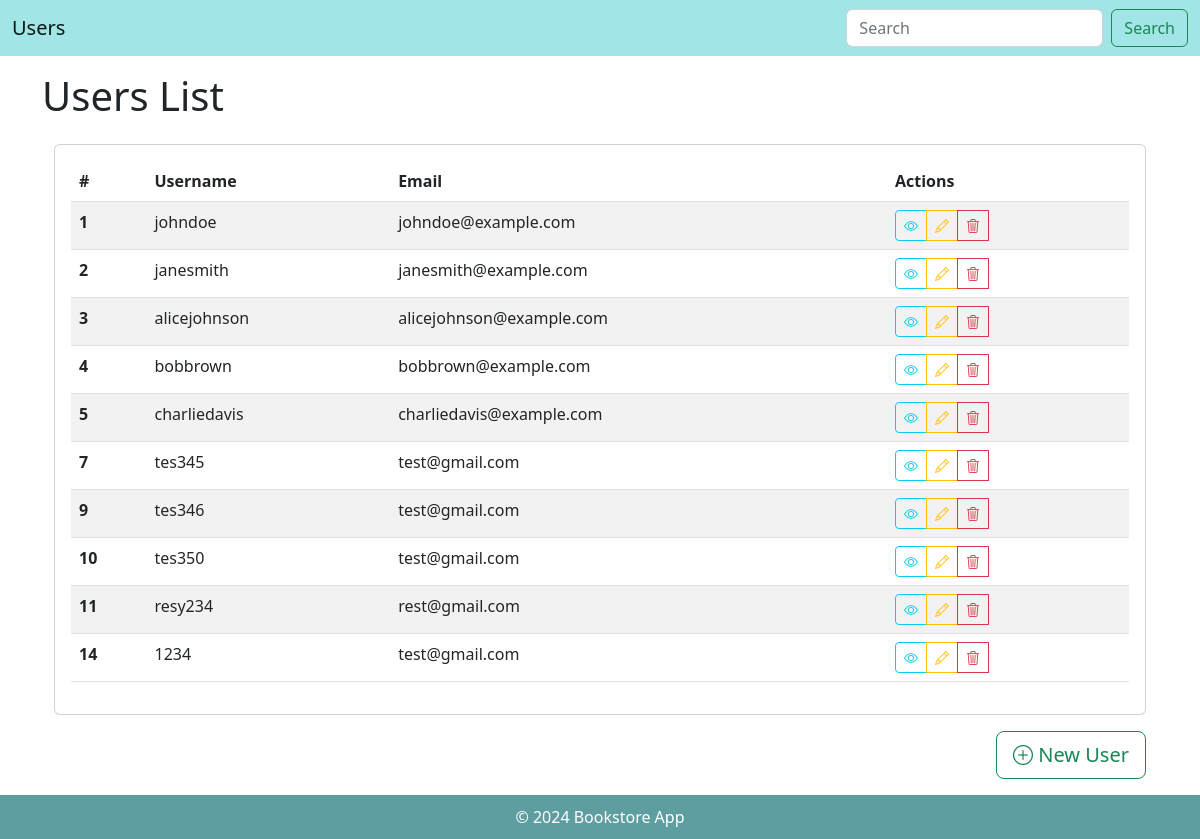
Before: /users/ with the older database file.
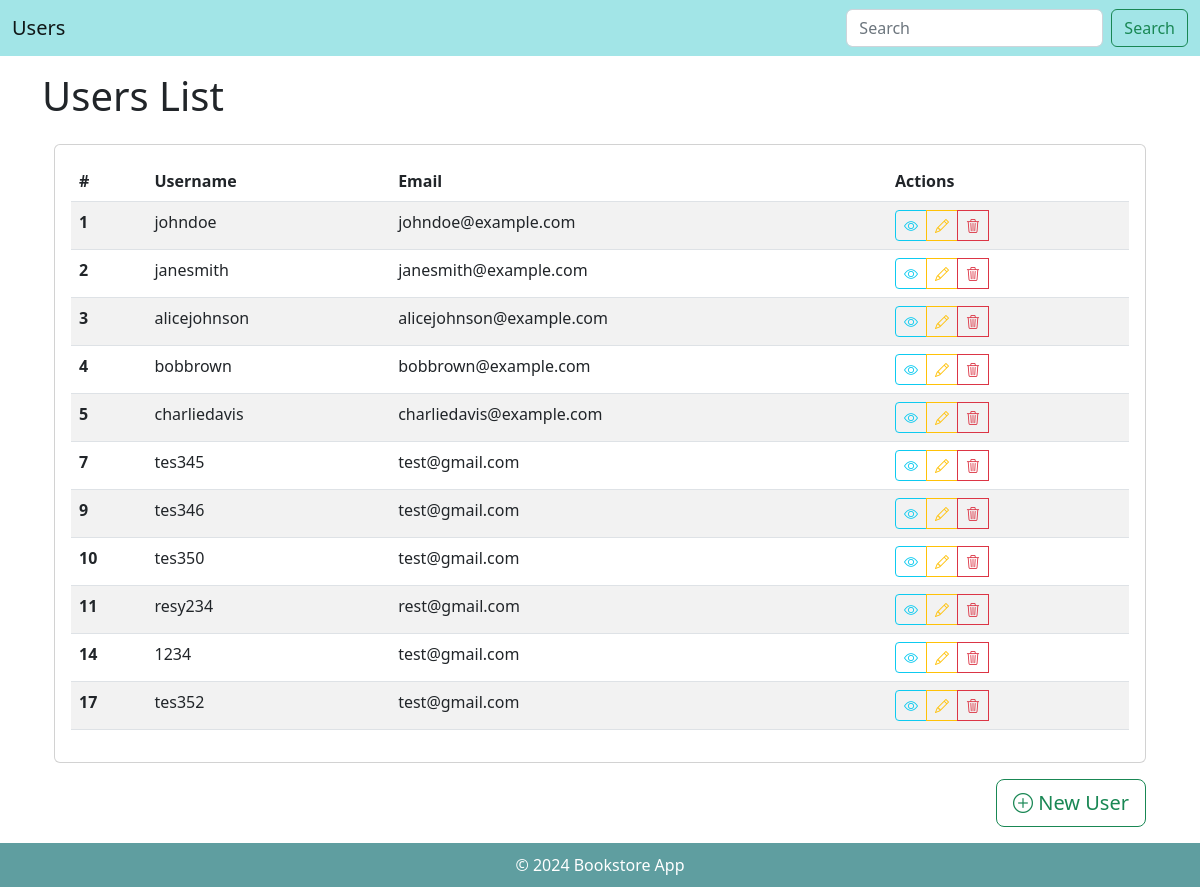
After: the same page with the newer database file.
### users/models.py (models this page shows, shortened)
class User(models.Model):
    ROLE_CHOICES = [
        (0, 'Admin'),
        (1, 'User'),
        (2, 'Publisher'),
        (3, 'Vip-user'),
    ]
    first_name = models.CharField(max_length=100)
    last_name = models.CharField(max_length=100)
    user_name=models.CharField(max_length=100)
    email = models.EmailField(max_length=100)
    phone = models.CharField(max_length=20)
    avatar = models.ImageField(blank=True, upload_to='avatars/')
    role = models.IntegerField(choices=ROLE_CHOICES, default=1)

### users/views.py (the view)
# urls.py: path("", views.list, name='list_books'),
def list(request):
    users = User.objects.all()
    return render(request, "list_user.html", {"users": users})

### users/templates/list_user.html (shortened to what this page needs)
{% extends "layout_user.html" %}
{% block header %}Users List{% endblock %}
{% block content %}
<div class="container mt-4">
    <div class="card">
        <div class="card-body">
            <table class="table table-striped table-hover">
                <thead class="thead-dark">
                    <tr>
                        <th scope="col">#</th>
                        <th scope="col">Username</th>
                        <th scope="col">Email</th>
                        <th scope="col">Actions</th>
                    </tr>
                </thead>
                <tbody>
                    {% for user in users %}
                    <tr>
                        <th scope="row">{{ user.id }}</th>
                        <td>{{ user.user_name }}</td>
                        <td>{{ user.email }}</td>
                        <td>
                            <div class="btn-group" role="group">
                                <a href="{% url 'detail_user' user.id %}" class="btn btn-outline-info btn-sm" title="View User">
                                    <i class="bi bi-eye"></i>
                                </a>
                                <a href="{% url 'edit_user' user.id %}" class="btn btn-outline-warning btn-sm" title="Edit User">
                                    <i class="bi bi-pencil"></i>
                                </a>
                                <button type="button" class="btn btn-outline-danger btn-sm" title="Delete User" data-bs-toggle="modal" data-bs-target="#deleteModal{{ user.id }}">
                                    <i class="bi bi-trash3"></i>
                                </button>
                            </div>
                        </td>
                    </tr>
                    {% endfor %}
                </tbody>
            </table>
        </div>
    </div>
    <div class="text-end mt-3">
        <a href="{% url 'create_user' %}" class="btn btn-outline-success btn-lg" title="New User">
            <i class="bi bi-plus-circle"></i> <span class="h5.5">New User</span>
        </a>
    </div>
</div>
{% endblock %}

Changed rows visible on the page:
added User: id "17", user_name "tes352", email "test@gmail.com"
